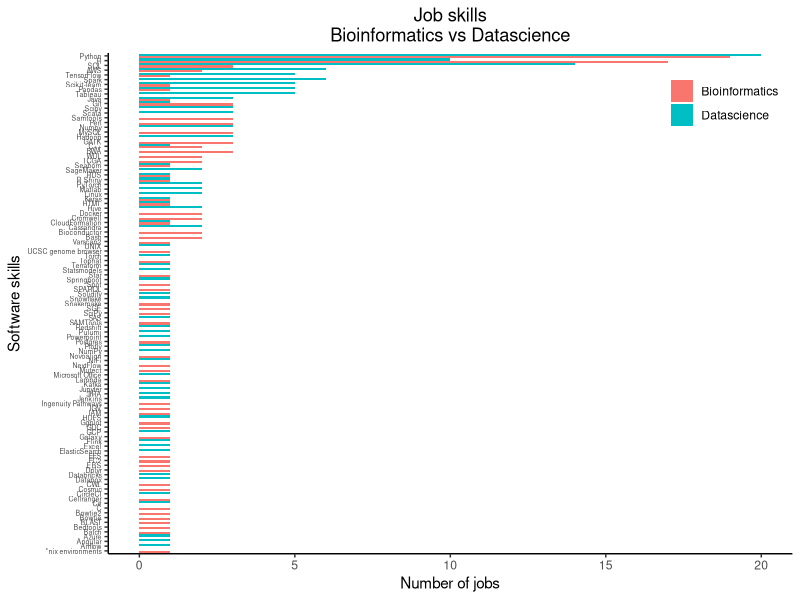

Generate this figure with R:
#!/usr/bin/env Rscript
library(ggplot2)

LangCounts.df=read.table("bioinformatics_job_stats/combined_job_skills_counts.txt", header = TRUE, sep = ",", stringsAsFactors = TRUE, comment.char="")

pdf("bioinformatics_job_stats/combined_job_skills_counts.pdf")
myPlot=ggplot(data = LangCounts.df, aes(x = reorder(language, counts), y = counts, fill = group))
myPlot +
  geom_bar(stat = "identity", position = position_dodge()) +
  ggtitle("Job skills\nBioinformatics vs Datascience") +
  labs(y= "Number of jobs", x = "Software skills") +
  coord_flip() +
  theme_bw() +
  theme(axis.text.y = element_text(size = 5, vjust = 0.5, hjust=1),
        legend.position = c(0.9, 0.9),
        legend.title = element_blank(),
        plot.title = element_text(hjust = 0.5),
        axis.line = element_line(color='black'),
        plot.background = element_blank(),
        panel.grid.major = element_blank(),
        panel.grid.minor = element_blank(),
        panel.border = element_blank())
dev.off()